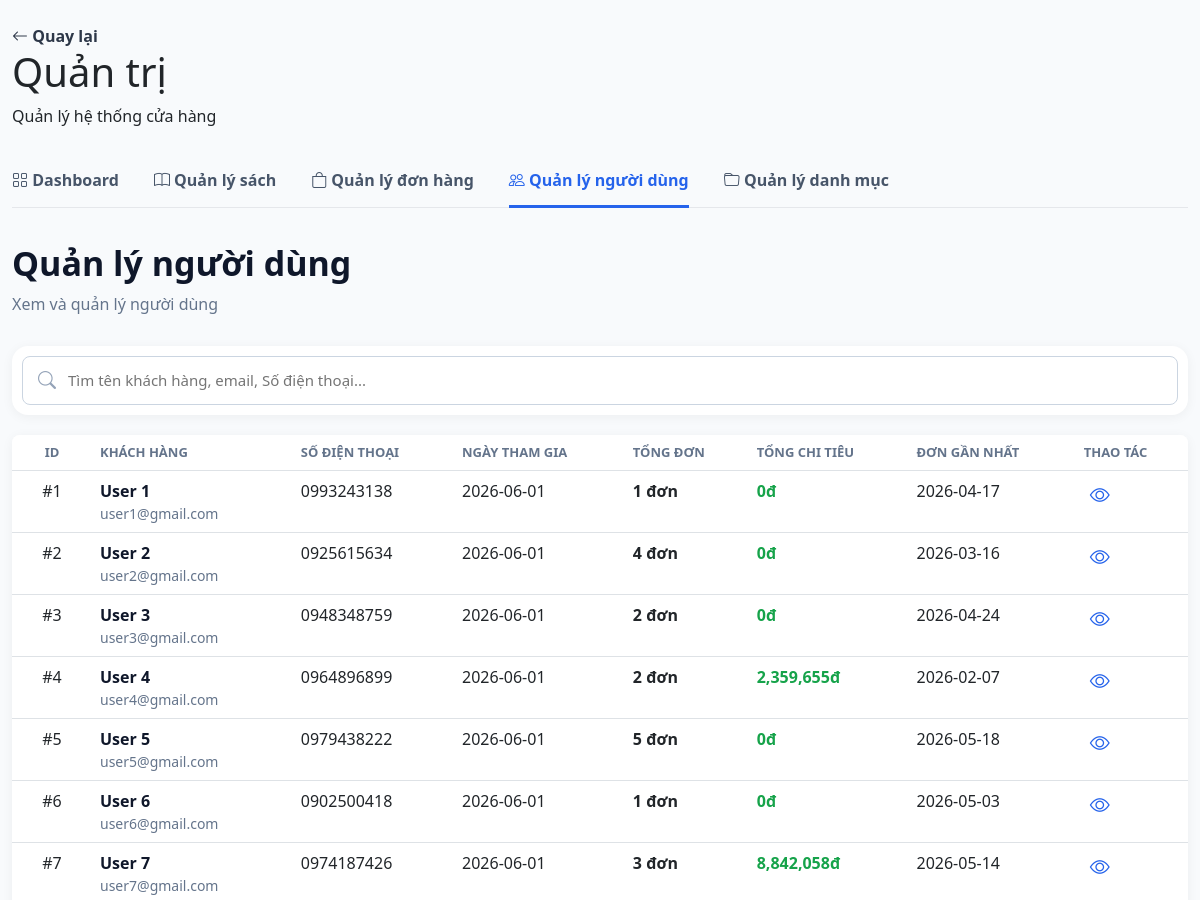
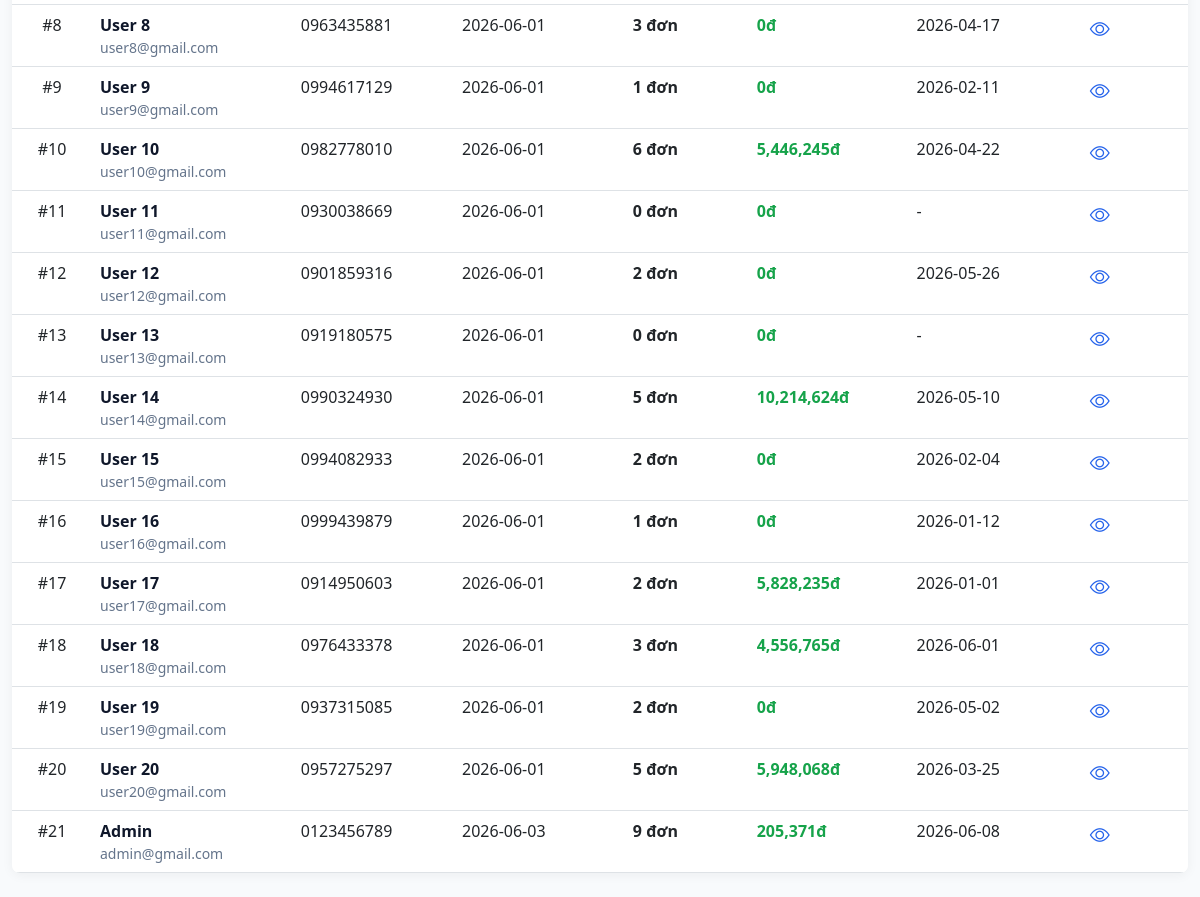
/bookstore/admin_users.php (signed in), run on the app's committed database (2 pictures, top to bottom).
### tables this page shows
CREATE TABLE `users` (
  `id` int(11) NOT NULL,
  `name` varchar(100) NOT NULL,
  `email` varchar(150) NOT NULL,
  `password` varchar(255) NOT NULL,
  `phone` varchar(20) DEFAULT NULL,
  `avatar` varchar(255) DEFAULT NULL,
  `created_at` timestamp NOT NULL DEFAULT current_timestamp(),
  `updated_at` timestamp NOT NULL DEFAULT current_timestamp() ON UPDATE current_timestamp(),
  `role` enum('admin','user') NOT NULL DEFAULT 'user'
);

### bookstore/admin_users.php (the view, shortened to what this page needs)
<?php
include 'db.php';
$where = "";
$users = mysqli_query($conn,"
SELECT
    users.*,
    COUNT(DISTINCT orders.id) total_orders,
    COALESCE(
        SUM(
            CASE
                WHEN orders.status='delivered'
                THEN orders.total_price
                ELSE 0
            END
        ),0
    ) total_spent,
    MAX(orders.created_at) last_order
FROM users
LEFT JOIN orders
    ON orders.user_id = users.id
$where
GROUP BY users.id
");
?>
<!DOCTYPE html>
<html>
<head>
<link href="https://cdn.jsdelivr.net/npm/bootstrap@5.3.0/dist/css/bootstrap.min.css" rel="stylesheet">
<link rel="stylesheet" href="https://cdn.jsdelivr.net/npm/bootstrap-icons@1.11.3/font/bootstrap-icons.css">
<link rel="stylesheet" href="css/admin_user.css">
</head>
<body>
<div class="admin-layout">
<div class="container my-4">
    <a href="home.php" class="back-link">
        <i class="bi bi-arrow-left"></i>
        Quay lại
    </a>
    <h1 class="admin-heading">
        Quản trị
    </h1>
    <p class="admin-subtitle">
        Quản lý hệ thống cửa hàng
    </p>
    <?php include 'admin_menu.php'; ?>
    <h1 class="page-title">
        Quản lý người dùng
    </h1>
    <p class="page-subtitle">
        Xem và quản lý người dùng
    </p>
    <div class="search">
        <form method="GET" class="search-box">
        <i class="bi bi-search"></i>
        <input
            type="text"
            name="keyword"
            value="<?= htmlspecialchars($_GET['keyword'] ?? '') ?>"
            placeholder="Tìm tên khách hàng, email, Số điện thoại..."
        >
        </form>
    </div>
    <table class="table table-hover">
        <thead>
            <tr>
                <th>ID</th>
                <th>KHÁCH HÀNG</th>
                <th>SỐ ĐIỆN THOẠI</th>
                <th>NGÀY THAM GIA</th>
                <th>TỔNG ĐƠN</th>
                <th>TỔNG CHI TIÊU</th>
                <th>ĐƠN GẦN NHẤT</th>
                <th>THAO TÁC</th>
            </tr>
        </thead>
        <tbody>
        <?php while($user = mysqli_fetch_assoc($users)): ?>
        <tr>
            <td>#<?= $user['id'] ?></td>
            <td class="customer-cell">
                <div class="customer-name">
                    <?= htmlspecialchars($user['name']) ?>
                </div>
                <div class="customer-email">
                    <?= htmlspecialchars($user['email']) ?>
                </div>
            </td>
            <td>
                <?= !empty($user['phone']) ? htmlspecialchars($user['phone']) : '-' ?>
            </td>
            <td>
                <?= !empty($user['created_at'])
                    ? date('Y-m-d',strtotime($user['created_at']))
                    : '-'
                ?>
            </td>
            <td class="total-orders">
                <?= $user['total_orders'] ?> đơn
            </td>
            <td class="spent-money">
                <?= number_format($user['total_spent']) ?>đ
            </td>
            <td>
                <?= $user['last_order']
                    ? date('Y-m-d',strtotime($user['last_order']))
                    : '-'
                ?>
            </td>
            <td>
                <button
                    class="view-btn"
                    data-bs-toggle="modal"
                    data-bs-target="#userModal<?= $user['id'] ?>"
                >
                    <i class="bi bi-eye"></i>
                </button>
            </td>
        </tr>
        <?php endwhile; ?>
        </tbody>
    </table>
</div>
</div>
</body>
</html>

### bookstore/css/admin_user.css (style rules this page uses)
body { background:#f8fafc!important; }
.admin-layout .container { max-width:1400px; }
.admin-layout .back-link { text-decoration: none; color: #2d3748; font-weight: 600; }
.admin-layout .page-title { font-size:34px; font-weight:700; color:#0f172a; }
.admin-layout .page-subtitle { color:#64748b; margin-bottom:30px; }
.admin-layout .search { background:#fff; border-radius:16px; padding:10px; gap:12px; flex-wrap:wrap; margin-bottom:20px; box-shadow:0 2px 12px rgba(0,0,0,.05); }
.admin-layout .search-box { display:flex; align-items:center; border:1px solid #cbd5e1; border-radius:8px; padding:10px 15px; }
.admin-layout .search-box i { color:#94a3b8; margin-right:10px; font-size:18px; }
.admin-layout .search-box input { border:none; outline:none; width:100%; font-size:15px; }
.admin-layout .table { background:#fff; border-radius:8px; overflow:hidden; box-shadow:0 2px 12px rgba(0,0,0,.05); }
.admin-layout .table thead th { font-size:13px; color:#64748b; font-weight:700; }
.table th:first-child, .table td:first-child { width: 80px; text-align:center; }
.admin-layout .customer-name { font-weight:600; color:#0f172a; }
.admin-layout .customer-email { color:#64748b; font-size:14px; }
.admin-layout .total-orders { font-weight:600; }
.admin-layout .spent-money { color:#16a34a; font-weight:600; }
.admin-layout .view-btn { border:none; background:none; color:#2563eb; font-size:20px; }

### data on the page
users: id "1", name "User 1", email "user1@gmail.com", phone "0993243138", created_at "2026-06-01", total_orders "1", total_spent "0", last_order "2026-04-17"
users: id "2", name "User 2", email "user2@gmail.com", phone "0925615634", created_at "2026-06-01", total_orders "4", total_spent "0", last_order "2026-03-16"
users: id "3", name "User 3", email "user3@gmail.com", phone "0948348759", created_at "2026-06-01", total_orders "2", total_spent "0", last_order "2026-04-24"
users: id "4", name "User 4", email "user4@gmail.com", phone "0964896899", created_at "2026-06-01", total_orders "2", total_spent "2,359,655", last_order "2026-02-07"
users: id "5", name "User 5", email "user5@gmail.com", phone "0979438222", created_at "2026-06-01", total_orders "5", total_spent "0", last_order "2026-05-18"
users: id "6", name "User 6", email "user6@gmail.com", phone "0902500418", created_at "2026-06-01", total_orders "1", total_spent "0", last_order "2026-05-03"
users: id "7", name "User 7", email "user7@gmail.com", phone "0974187426", created_at "2026-06-01", total_orders "3", total_spent "8,842,058", last_order "2026-05-14"
users: id "8", name "User 8", email "user8@gmail.com", phone "0963435881", created_at "2026-06-01", total_orders "3", total_spent "0", last_order "2026-04-17"
users: id "9", name "User 9", email "user9@gmail.com", phone "0994617129", created_at "2026-06-01", total_orders "1", total_spent "0", last_order "2026-02-11"
users: id "10", name "User 10", email "user10@gmail.com", phone "0982778010", created_at "2026-06-01", total_orders "6", total_spent "5,446,245", last_order "2026-04-22"
users: id "11", name "User 11", email "user11@gmail.com", phone "0930038669", created_at "2026-06-01", total_orders "0", total_spent "0"
users: id "12", name "User 12", email "user12@gmail.com", phone "0901859316", created_at "2026-06-01", total_orders "2", total_spent "0", last_order "2026-05-26"
users: id "13", name "User 13", email "user13@gmail.com", phone "0919180575", created_at "2026-06-01", total_orders "0", total_spent "0"
users: id "14", name "User 14", email "user14@gmail.com", phone "0990324930", created_at "2026-06-01", total_orders "5", total_spent "10,214,624", last_order "2026-05-10"
users: id "15", name "User 15", email "user15@gmail.com", phone "0994082933", created_at "2026-06-01", total_orders "2", total_spent "0", last_order "2026-02-04"
users: id "16", name "User 16", email "user16@gmail.com", phone "0999439879", created_at "2026-06-01", total_orders "1", total_spent "0", last_order "2026-01-12"
users: id "17", name "User 17", email "user17@gmail.com", phone "0914950603", created_at "2026-06-01", total_orders "2", total_spent "5,828,235", last_order "2026-01-01"
users: id "18", name "User 18", email "user18@gmail.com", phone "0976433378", created_at "2026-06-01", total_orders "3", total_spent "4,556,765", last_order "2026-06-01"
users: id "19", name "User 19", email "user19@gmail.com", phone "0937315085", created_at "2026-06-01", total_orders "2", total_spent "0", last_order "2026-05-02"
users: id "20", name "User 20", email "user20@gmail.com", phone "0957275297", created_at "2026-06-01", total_orders "5", total_spent "5,948,068", last_order "2026-03-25"
users: id "21", name "Admin", email "admin@gmail.com", phone "0123456789", created_at "2026-06-03", total_orders "9", total_spent "205,371", last_order "2026-06-08"
